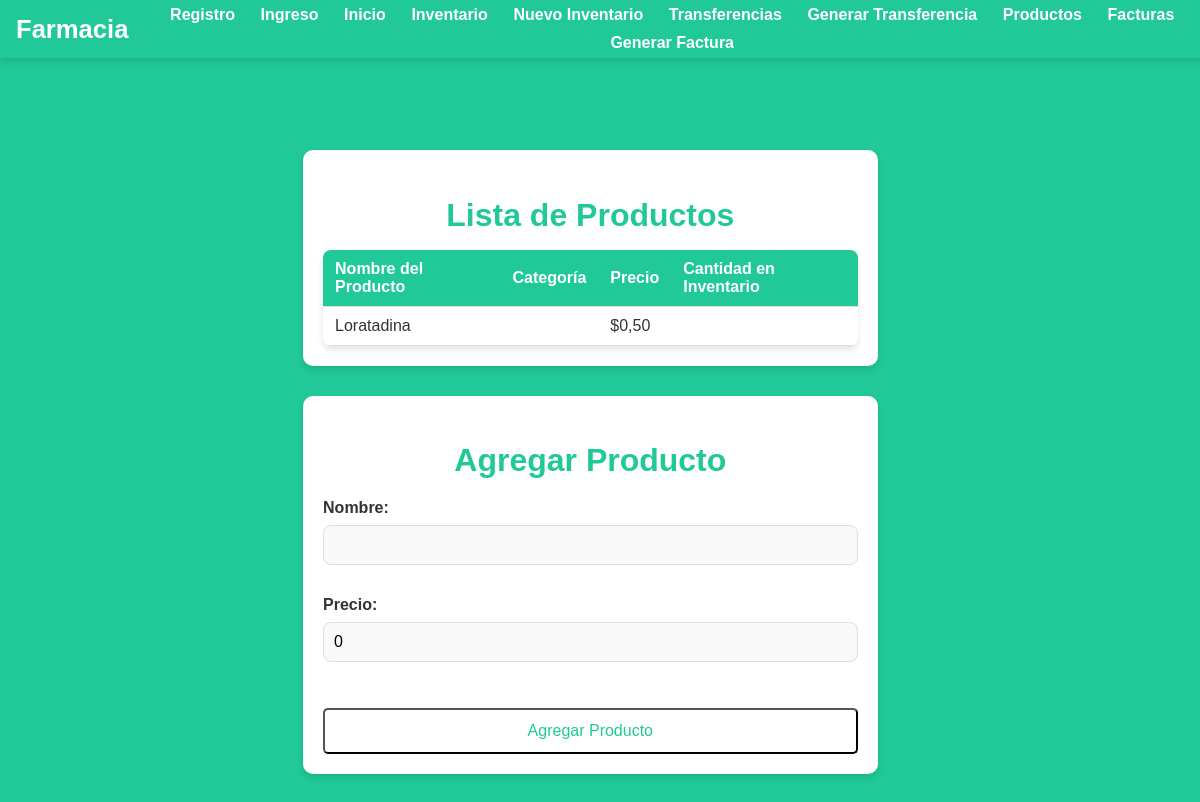
The app's page /productos/, older data.
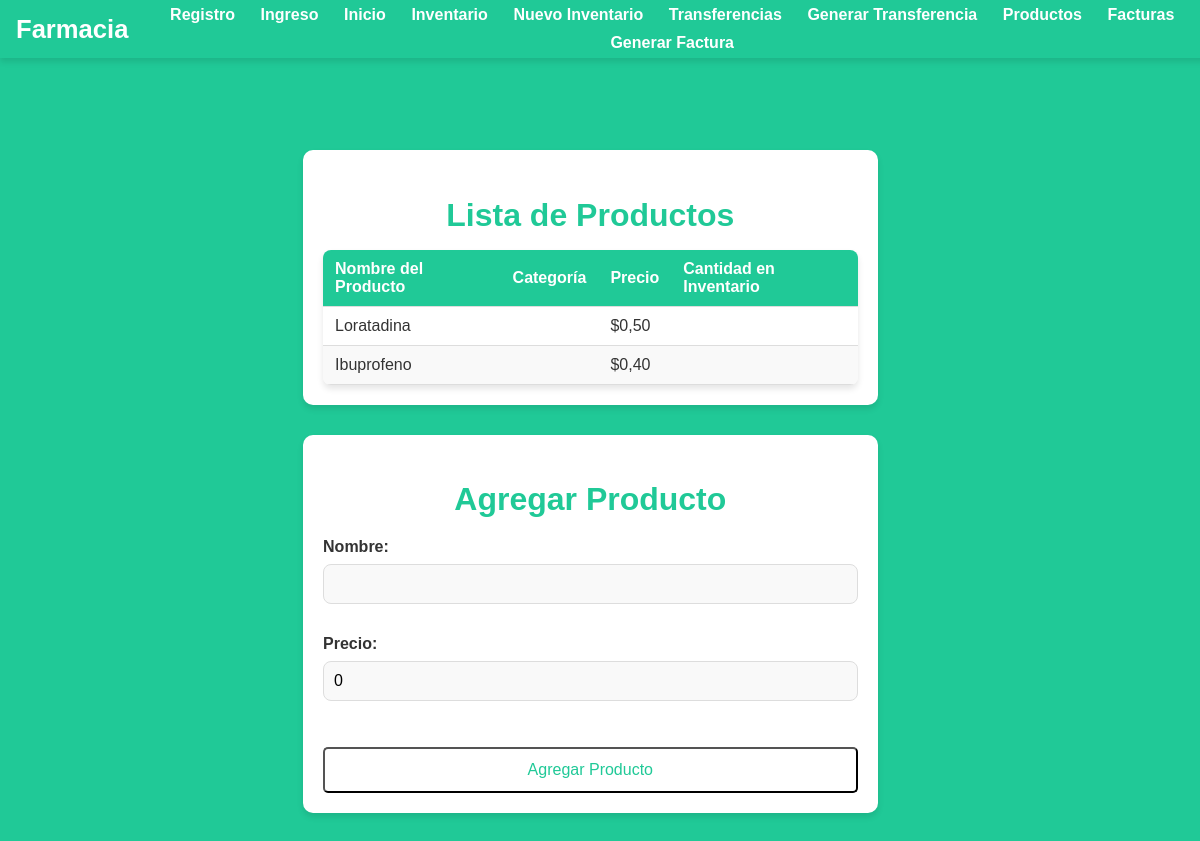
The same page, newer data.
### Farmacia/models.py (models this page shows, shortened)
class Producto(models.Model):
    nombre = models.CharField(max_length=50)
    precio = models.DecimalField(max_digits=10, decimal_places=2, default=0)

### Farmacia/views.py (the view, shortened to what this page needs)
# urls.py: path('productos/', views.ProductoListView.as_view(), name='productos_list'),
class ProductoListView(View):
    def get(self, request):
        productos = Producto.objects.all()
        form = ProductoForm()
        return render(request, 'productos_list.html', {'productos': productos, 'form': form})

### Farmacia/forms.py
class ProductoForm(forms.ModelForm):
    class Meta:
        model = Producto
        fields = ['nombre', 'precio']

### templates/productos_list.html (shortened to what this page needs)
{% load static %}
<!DOCTYPE html>
<html lang="es">
<head>
    <link rel="stylesheet" href="{% static 'css/styles.css' %}?v=2">
</head>
<body>
    <header>
        <h1>Farmacia</h1>
        <nav>
            <ul>
                <li><a href="/registro/">Registro</a></li>
                <li><a href="/login/">Ingreso</a></li>
                <li><a href="/inicio/">Inicio</a></li>
                <li><a href="/inventario/">Inventario</a></li>
                <li><a href="/inventario/nuevo/">Nuevo Inventario</a></li>
                <li><a href="/transferencias/">Transferencias</a></li>
                <li><a href="/transferencias/crear/">Generar Transferencia</a></li>
                <li><a href="/productos/">Productos</a></li>
                <li><a href="/facturas/">Facturas</a></li>
                <li><a href="/factura/crear/">Generar Factura</a></li>
            </ul>
        </nav>
    </header>
    <main>
        <div class="table-container">
            <h2>Lista de Productos</h2>
            <table>
                <thead>
                    <tr>
                        <th>Nombre del Producto</th>
                        <th>Categoría</th>
                        <th>Precio</th>
                        <th>Cantidad en Inventario</th>
                    </tr>
                </thead>
                <tbody>
                    {% for producto in productos %}
                    <tr>
                        <td>{{ producto.nombre }}</td>
                        <td>{{ producto.categoria }}</td>
                        <td>${{ producto.precio|floatformat:2 }}</td>
                        <td>{{ producto.cantidad }}</td>
                    </tr>
                    {% empty %}
                    <tr>
                        <td colspan="4">No hay productos disponibles</td>
                    </tr>
                    {% endfor %}
                </tbody>
            </table>
        </div>
        <div class="form-container">
            <h2>Agregar Producto</h2>
            <form method="post">
                {{ form.as_p }}
                <button type="submit" class="btn">Agregar Producto</button>
            </form>
        </div>
    </main>
</body>
</html>

Row changes from the older to the newer data that the page shows:
added Producto: nombre "Ibuprofeno", precio "0,40"
